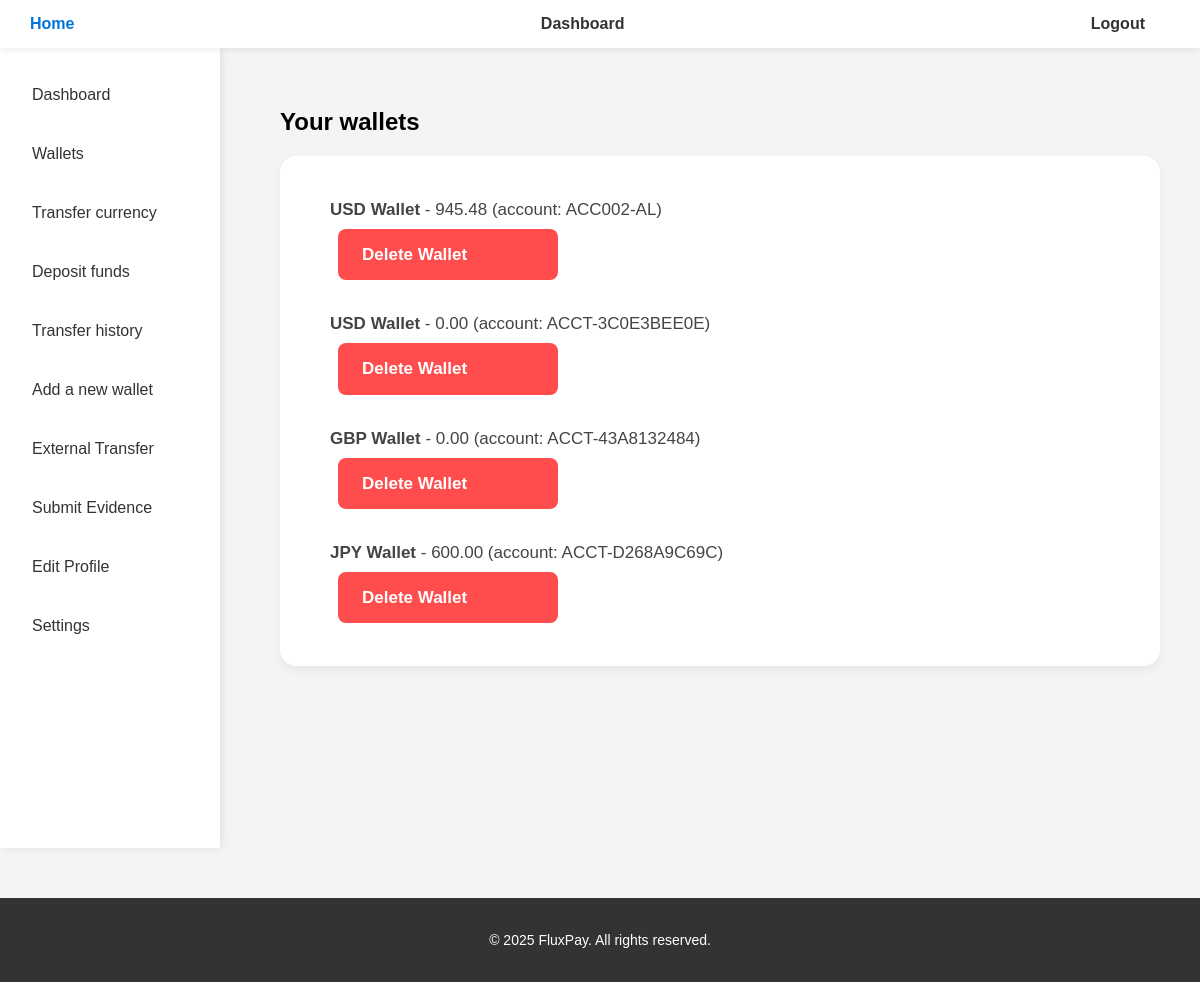
The page /php/accounts.php (signed in) on the database its author committed.
### tables this page shows
CREATE TABLE Account (
    accountID INTEGER PRIMARY KEY AUTOINCREMENT,
    userID INTEGER NOT NULL,
    currencyID INTEGER NOT NULL,
    balance DECIMAL(10,2) NOT NULL DEFAULT 0.00,
    accountStatus VARCHAR(50) NOT NULL,
    dateOpened TEXT NOT NULL,
    dateLastUpdated TEXT NOT NULL,
    accountNumber VARCHAR(30) NOT NULL UNIQUE,
    FOREIGN KEY (userID) REFERENCES User(userID) ON DELETE CASCADE,
    FOREIGN KEY (currencyID) REFERENCES Currency(currencyID)
);

CREATE TABLE Currency (
    currencyID INTEGER PRIMARY KEY AUTOINCREMENT,
    currencyCode TEXT UNIQUE NOT NULL,
    currencySymbol TEXT NOT NULL
);

### php/accounts.php (the view, shortened to what this page needs)
<?php
include "../components/config.php";
$query = "SELECT Account.*, Currency.currencyCode
          FROM Account
          JOIN Currency ON Account.currencyID = Currency.currencyID
          WHERE userID = :userID";
$stmt = $pdo->prepare($query);
$stmt->execute(['userID' => $_SESSION['user_id']]);
$accounts = $stmt->fetchAll(PDO::FETCH_ASSOC);
?>
<!DOCTYPE html>
<html lang="en">
<head>
    <link rel="stylesheet" href="../css/styles.css">
</head>
<body>
<?php include "../components/header.php"; ?>
<div class="dashboard-container">
    <?php include "../components/sidebar_user.php"; ?>
    <div class="main-content">
        <h2>Your wallets</h2>
        <div class="card">
            <?php if (empty($accounts)): ?>
                <p>No wallets yet. Add one!</p>
            <?php else: ?>
                <ul>
                    <?php foreach ($accounts as $account): ?>
                        <li>
                            <strong><?php echo htmlspecialchars($account['currencyCode']); ?> Wallet</strong> -
                            <?php echo htmlspecialchars(number_format($account['balance'], 2)); ?>
                            (account: <?php echo htmlspecialchars($account['accountNumber']); ?>)
                            <br>
                            <a href="delete_wallet.php?id=<?php echo $account['accountID']; ?>" class="button" style="background-color: #ff4d4d; margin-top: 6px;">Delete Wallet</a>
                        </li>
                    <?php endforeach; ?>
                </ul>
            <?php endif; ?>
        </div>
    </div>
</div>
<?php include "../components/footer.php"; ?>
</body>
</html>

### css/styles.css (style rules this page uses)
body, html { margin: 0; padding: 0; font-family: 'Arial', sans-serif; background-color: #f4f4f4; }
*, *::before, *::after { box-sizing: border-box; transition: all 0.3s ease; }
.dashboard-container { display: flex; min-height: 100vh; }
.main-content { margin-left: 240px; padding: 40px; width: calc(100% - 240px); }
.card { background-color: white; padding: 25px; margin-bottom: 30px; border-radius: 16px; box-shadow: 0 4px 10px rgba(0,0,0,0.06); transition: transform 0.2s ease; }
.card ul .button { width: fit-content; min-width: 220px; }
.card ul { display: flex; flex-direction: column; gap: 12px; padding: 0; margin: 0; list-style-type: none; }
.card ul li { margin-bottom: 12px; }
.button { margin: 0.5rem; background-color: #0074D9; color: white; padding: 12px 24px; border-radius: 8px; text-decoration: none; font-weight: bold; display: inline-block; }
.card p, .card ul { font-size: 17px; line-height: 1.6; color: #444; }
.card ul { list-style-type: none; padding-left: 0; margin-top: 15px; }
.card ul li { padding-left: 25px; position: relative; margin-bottom: 10px; }

### rows shown on the page
account: currencyID.currencyCode "USD", balance "945.48", accountNumber "ACC002-AL"
account: currencyID.currencyCode "USD", balance "0.00", accountNumber "ACCT-3C0E3BEE0E"
account: currencyID.currencyCode "GBP", balance "0.00", accountNumber "ACCT-43A8132484"
account: currencyID.currencyCode "JPY", balance "600.00", accountNumber "ACCT-D268A9C69C"
